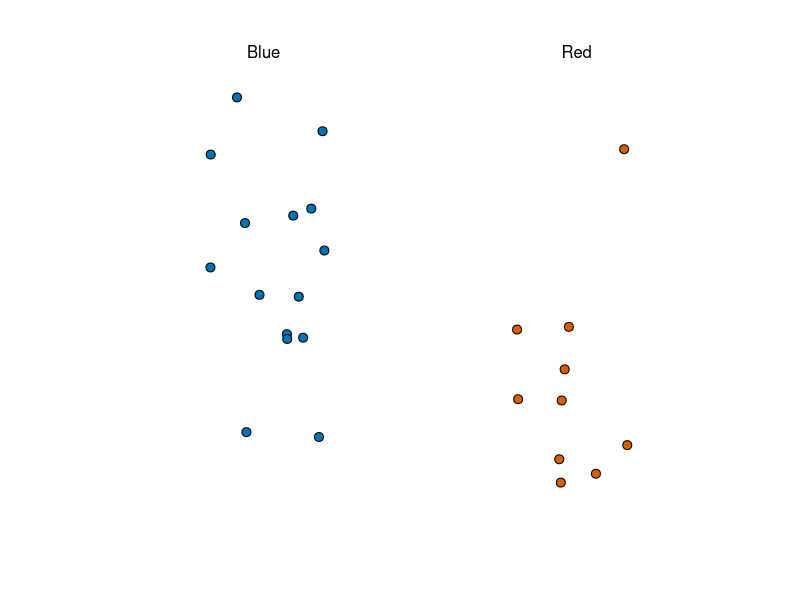

R code for this plot: (Note: this script raises an error after producing the figure.)
library(tidyverse)
library(dslabs)
take_poll(25)    # draw 25 beads
?plot

X_hat<-0.48
se<-sqrt(X_hat*(1-X_hat)/25)
pnorm(0.01/se)-pnorm(-0.01/se)

P<-0.45   # unknown p to estimate
N<-1000

# simulate one poll of size N and determine x_hat
x<-sample(c(0,1),N,replace=TRUE,prob=c(p,1-p))
x_hat<-mean(x)
x_hat

# simulate B polls of size N and determine average x_hat
B<-10000
N<-1000
x_hat<-replicate(B, {
  x<-sample(c(0,1),N,replace=TRUE,prob=c(1-p,p))
  mean(x)
})
head(x_hat)

#Code: Histogram and QQ-plot of Monte Carlo results
library(tidyverse)
library(gridExtra)
p1<-data.frame(x_hat=x_hat)%>%
  ggplot(aes(x_hat))+
  geom_histogram(binwidth=0.005,color="black")
p2<-data.frame(x_hat=x_hat)%>%
  ggplot(aes(sample=x_hat))+
  stat_qq(dparams=list(mean=mean(x_hat),sd=sd(x_hat)))+
  geom_abline()+
  ylab("X_hat")+
  xlab("Theoretical normal")
grid.arrange(p1,p2,nrow=1)
p2

library(tidyverse)
N <- 100000
p <- seq(0.35, 0.65, length = 100)
SE <- sapply(p, function(x) 2*sqrt(x*(1-x)/N))
data.frame(p = p, SE = SE) %>%
  ggplot(aes(p, SE)) +
  geom_line()

data("nhtemp")
data.frame(year = as.numeric(time(nhtemp)), temperature = as.numeric(nhtemp)) %>%
  ggplot(aes(year, temperature)) +
  geom_point() +
  geom_smooth() +
  ggtitle("Average Yearly Temperatures in New Haven")
head(nhtemp)
str(nhtemp)
class(nhtemp)
nhtemp[5]

p <- 0.45
N <- 1000
X <- sample(c(0,1), size = N, replace = TRUE, prob = c(1-p, p))    # generate N observations
X_hat <- mean(X)    # calculate X_hat
SE_hat <- sqrt(X_hat*(1-X_hat)/N)    # calculate SE_hat, SE of the mean of N observations
c(X_hat - 2*SE_hat, X_hat + 2*SE_hat)    # build interval of 2*SE above and below mean

#Code: Solving for  z  with qnorm
z <- qnorm(0.995)    # calculate z to solve for 99% confidence interval
pnorm(qnorm(0.995))    # demonstrating that qnorm gives the z value for a given probability
pnorm(qnorm(1-0.995))    # demonstrating symmetry of 1-qnorm
pnorm(z) - pnorm(-z)    # demonstrating that this z value gives correct probability for interval
z
qnorm(.99999)
qnorm(0)
qnorm(0.975)

library(dslabs)
library(tidyverse)
B <- 10000
N<-1000
p<-0.45
inside <- replicate(B, {
  X <- sample(c(0,1), size = N, replace = TRUE, prob = c(1-p, p))
  X_hat <- mean(X)
  SE_hat <- sqrt(X_hat*(1-X_hat)/N)
  between(p, X_hat - 2*SE_hat, X_hat + 2*SE_hat)    # TRUE if p in confidence interval
})
mean(inside)

#power
N <- 25
X_hat <- 0.48
(2*X_hat - 1) + c(-2, 2)*2*sqrt(X_hat*(1-X_hat)/N)

qnorm(0.975)


d <- 0.039
Ns <- c(1298, 533, 1342, 897, 774, 254, 812, 324, 1291, 1056, 2172, 516)
p <- (d+1)/2

# calculate confidence intervals of the spread
confidence_intervals <- sapply(Ns, function(N){
  X <- sample(c(0,1), size=N, replace=TRUE, prob = c(1-p, p))
  X_hat <- mean(X)
  SE_hat <- sqrt(X_hat*(1-X_hat)/N)
  2*c(X_hat, X_hat - 2*SE_hat, X_hat + 2*SE_hat) - 1
})

# generate a data frame storing results
polls <- data.frame(poll = 1:ncol(confidence_intervals),
                    t(confidence_intervals), sample_size = Ns)
names(polls) <- c("poll", "estimate", "low", "high", "sample_size")
polls
?t()
polls

library(tidyverse)
d_hat <- polls %>%
  summarize(avg = sum(estimate*sample_size) / sum(sample_size)) %>%
  .$avg

p_hat <- (1+d_hat)/2
moe <- 2*1.96*sqrt(p_hat*(1-p_hat)/sum(polls$sample_size))   
round(d_hat*100,1)
round(moe*100, 1)
moe
d_hat


library(dslabs)
library(tidyverse)
data(polls_us_election_2016)
names(polls_us_election_2016)

# keep only national polls from week before election with a grade considered reliable
polls <- polls_us_election_2016 %>%
  filter(state=="U.S." & enddate>="2016-10-31" & 
           (grade %in% c("A+","A", "A-","B+") | is.na(grade)))
polls

# add spread estimate
polls<-polls%>%
mutate(spread=rawpoll_clinton/100-rawpoll_trump/100)

# compute estimated spread for combined polls
d_hat<-polls%>%
  summarize(d_hat=sum(spread*samplesize)/sum(samplesize))%>%
  .$d_hat

#compute margin of error
p_hat <- (d_hat+1)/2
moe<-1.96*2*sqrt(p_hat*(1-p_hat)/sum(polls$samplesize))
moe

#histogram of the spread
polls%>%
  ggplot(aes(spread))+
  geom_histogram(color="black", binwidth=0.01)

# number of polls per pollster in week before election
polls%>%group_by(pollster)%>%summarize(n())

# plot results by pollsters with at least 6 polls
polls%>%group_by(pollster)%>%
  filter(n()>=6)%>%
  ggplot(aes(pollster,spread))+
  geom_point()+
  theme(axis.text.x=element_text(angle=90,hjust=1))

# standard errors within each pollster
polls%>%group_by(pollster)%>%
  filter(n()>=6)%>%
  summarize(se=2*sqrt(p_hat*(1-p_hat)/median(samplesize)))



library(dslabs)
library(tidyverse)
# collect last result before the election for each pollster
one_poll_per_pollster <- polls %>% group_by(pollster) %>%
  filter(enddate == max(enddate)) %>%      # keep latest poll
  ungroup()
one_poll_per_pollster

# histogram of spread estimates
one_poll_per_pollster %>%
  ggplot(aes(spread)) + geom_histogram(binwidth = 0.01)

# construct 95% confidence interval
results <- one_poll_per_pollster %>%
  summarize(avg = mean(spread), se = sd(spread)/sqrt(length(spread))) %>%
  mutate(start = avg - 1.96*se, end = avg + 1.96*se)
round(results*100, 1)



prev <- 0.00025    # disease prevalence
N <- 100000    # number of tests
outcome <- sample(c("Disease", "Healthy"), N, replace = TRUE, prob = c(prev, 1-prev))

N_D <- sum(outcome == "Disease")    # number with disease
N_H <- sum(outcome == "Healthy")    # number healthy
N_D
N_H


# for each person, randomly determine if test is + or -
accuracy <- 0.99
test <- vector("character", N)
test[outcome == "Disease"] <- sample(c("+", "-"), N_D, replace=TRUE, prob = c(accuracy, 1-accuracy))
test[outcome == "Healthy"] <- sample(c("-", "+"), N_H, replace=TRUE, prob = c(accuracy, 1-accuracy))

table(outcome, test)


library(tidyverse)
library(dslabs)
polls <- polls_us_election_2016 %>%
  filter(state == "U.S." & enddate >= "2016-10-31" &
           (grade %in% c("A+", "A", "A-", "B+") | is.na(grade))) %>%
  mutate(spread = rawpoll_clinton/100 - rawpoll_trump/100)

one_poll_per_pollster <- polls %>% group_by(pollster) %>%
  filter(enddate == max(enddate)) %>%
  ungroup()

results <- one_poll_per_pollster %>%
  summarize(avg = mean(spread), se = sd(spread)/sqrt(length(spread))) %>%
  mutate(start = avg - 1.96*se, end = avg + 1.96*se)
#Code: Computing the posterior mean, standard error, credible interval and probability
#Note that to compute an exact 95% credible interval, we would use qnorm(.975) instead of 1.96.

mu <- 0
tau <- 0.035
sigma <- results$se
Y <- results$avg
B <- sigma^2 / (sigma^2 + tau^2)
posterior_mean <- B*mu + (1-B)*Y
posterior_se <- sqrt(1 / (1/sigma^2 + 1/tau^2))

posterior_mean
posterior_se

# 95% credible interval
posterior_mean + c(-1.96, 1.96)*posterior_se

# probability of d > 0
1 - pnorm(0, posterior_mean, posterior_se)


#Code: Top 5 states ranked by electoral votes
library(tidyverse)
library(dslabs)
data("polls_us_election_2016")
head(results_us_election_2016)

results_us_election_2016 %>% arrange(desc(electoral_votes)) %>% top_n(5, electoral_votes)


#Code: Computing the average and standard deviation for each state
results <- polls_us_election_2016 %>%
  filter(state != "U.S." &
           !grepl("CD", "state") &
           enddate >= "2016-10-31" &
           (grade %in% c("A+", "A", "A-", "B+") | is.na(grade))) %>%
  mutate(spread = rawpoll_clinton/100 - rawpoll_trump/100) %>%
  group_by(state) %>%
  summarize(avg = mean(spread), sd = sd(spread), n = n()) %>%
  mutate(state = as.character(state))

# 10 closest races = battleground states
results %>% arrange(abs(avg))

# joining electoral college votes and results
results <- left_join(results, results_us_election_2016, by="state")

# states with no polls: note Rhode Island and District of Columbia = Democrat
results_us_election_2016 %>% filter(!state %in% results$state)

# assigns sd to states with just one poll as median of other sd values
results <- results %>%
  mutate(sd = ifelse(is.na(sd), median(results$sd, na.rm = TRUE), sd))

#Code: Calculating the posterior mean and posterior standard error
#Note there is a small error in the video code: B should be defined as sigma^2/(sigma^2 + tau^2).

mu <- 0
tau <- 0.02
results %>% mutate(sigma = sd/sqrt(n),
                   B = sigma^2/ (sigma^2 + tau^2),
                   posterior_mean = B*mu + (1-B)*avg,
                   posterior_se = sqrt( 1 / (1/sigma^2 + 1/tau^2))) %>%
  arrange(abs(posterior_mean))

#Code: Monte Carlo simulation of Election Night results (no general bias)
mu <- 0
tau <- 0.02
clinton_EV <- replicate(1000, {
  results %>% mutate(sigma = sd/sqrt(n),
                     B = sigma^2/ (sigma^2 + tau^2),
                     posterior_mean = B*mu + (1-B)*avg,
                     posterior_se = sqrt( 1 / (1/sigma^2 + 1/tau^2)),
                     simulated_result = rnorm(length(posterior_mean), posterior_mean, posterior_se),
                     clinton = ifelse(simulated_result > 0, electoral_votes, 0)) %>%    # award votes if Clinton wins state
    summarize(clinton = sum(clinton)) %>%    # total votes for Clinton
    .$clinton + 7    # 7 votes for Rhode Island and DC
})
mean(clinton_EV > 269)    # over 269 votes wins election

# histogram of outcomes
data.frame(clinton_EV) %>%
  ggplot(aes(clinton_EV)) +
  geom_histogram(binwidth = 1) +
  geom_vline(xintercept = 269)

#Code: Monte Carlo simulation including general bias
mu <- 0
tau <- 0.02
bias_sd <- 0.03
clinton_EV_2 <- replicate(1000, {
  results %>% mutate(sigma = sqrt(sd^2/(n) + bias_sd^2),    # added bias_sd term
                     B = sigma^2/ (sigma^2 + tau^2),
                     posterior_mean = B*mu + (1-B)*avg,
                     posterior_se = sqrt( 1 / (1/sigma^2 + 1/tau^2)),
                     simulated_result = rnorm(length(posterior_mean), posterior_mean, posterior_se),
                     clinton = ifelse(simulated_result > 0, electoral_votes, 0)) %>%    # award votes if Clinton wins state
    summarize(clinton = sum(clinton)) %>%    # total votes for Clinton
    .$clinton + 7    # 7 votes for Rhode Island and DC
})
mean(clinton_EV_2 > 269)    # over 269 votes wins election
# histogram of outcomes
data.frame(clinton_EV_2) %>%
  ggplot(aes(clinton_EV_2)) +
  geom_histogram(binwidth = 1) +
  geom_vline(xintercept = 269)



#Code: Variability across one pollster
# select all national polls by one pollster

library(tidyverse)
library(dslabs)
one_pollster <- polls_us_election_2016 %>%
  filter(pollster == "Ipsos" & state == "U.S.") %>%
  mutate(spread = rawpoll_clinton/100 - rawpoll_trump/100)

# the observed standard error is higher than theory predicts
se <- one_pollster %>%
  summarize(empirical = sd(spread),
            theoretical = 2*sqrt(mean(spread)*(1-mean(spread))/min(samplesize)))
se

# the distribution of the data is not normal
one_pollster %>% ggplot(aes(spread)) +
  geom_histogram(binwidth = 0.01, color = "black")

#Code: Trend across time for several pollsters
polls_us_election_2016 %>%
  filter(state == "U.S." & enddate >= "2016-07-01") %>%
  group_by(pollster) %>%
  filter(n() >= 10) %>%
  ungroup() %>%
  mutate(spread = rawpoll_clinton/100 - rawpoll_trump/100) %>%
  ggplot(aes(enddate, spread)) +
  geom_smooth(method = "loess", span = 0.1) +
  geom_point(aes(color = pollster), show.legend = FALSE, alpha = 0.6)

#Code: Plotting raw percentages across time
polls_us_election_2016 %>%
  filter(state == "U.S." & enddate >= "2016-07-01") %>%
  select(enddate, pollster, rawpoll_clinton, rawpoll_trump) %>%
  rename(Clinton = rawpoll_clinton, Trump = rawpoll_trump) %>%
  gather(candidate, percentage, -enddate, -pollster) %>%
  mutate(candidate = factor(candidate, levels = c("Trump", "Clinton"))) %>%
  group_by(pollster) %>%
  filter(n() >= 10) %>%
  ungroup() %>%
  ggplot(aes(enddate, percentage, color = candidate)) +
  geom_point(show.legend = FALSE, alpha = 0.4) +
  geom_smooth(method = "loess", span = 0.15) +
  scale_y_continuous(limits = c(30, 50))

?first_row()
